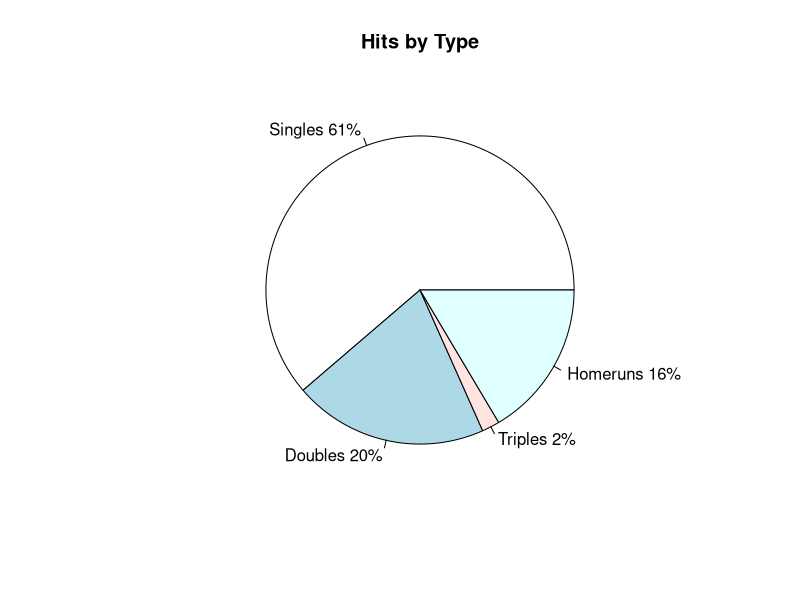
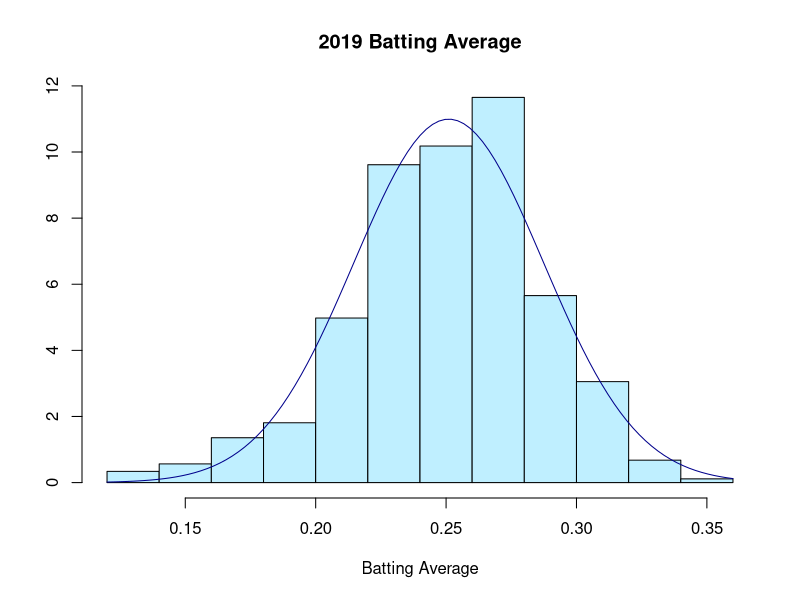
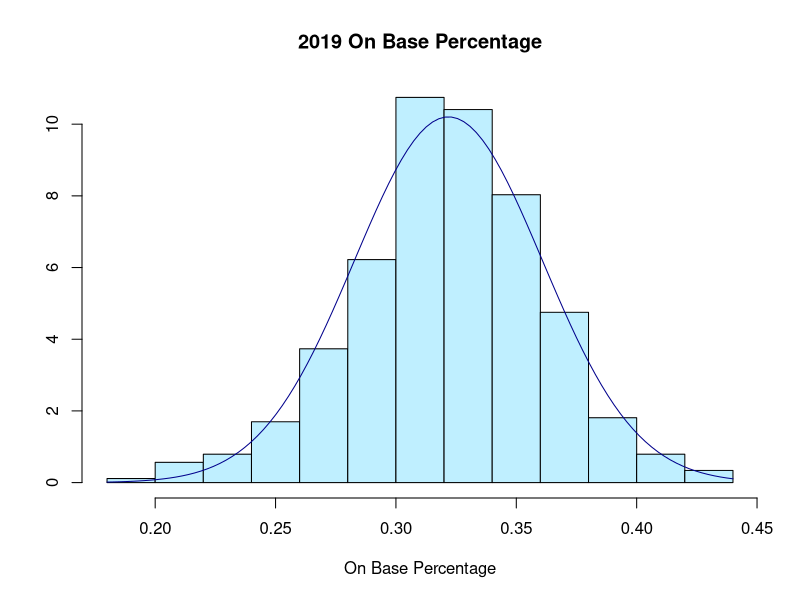
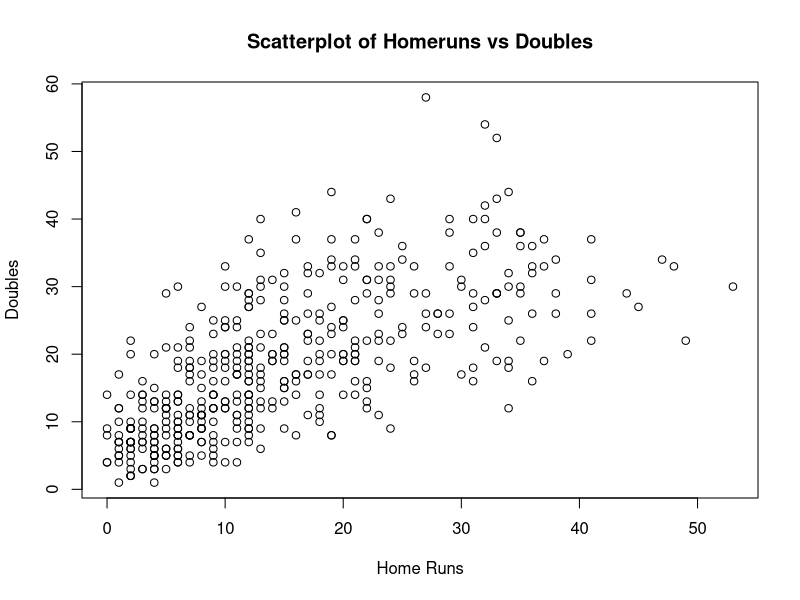
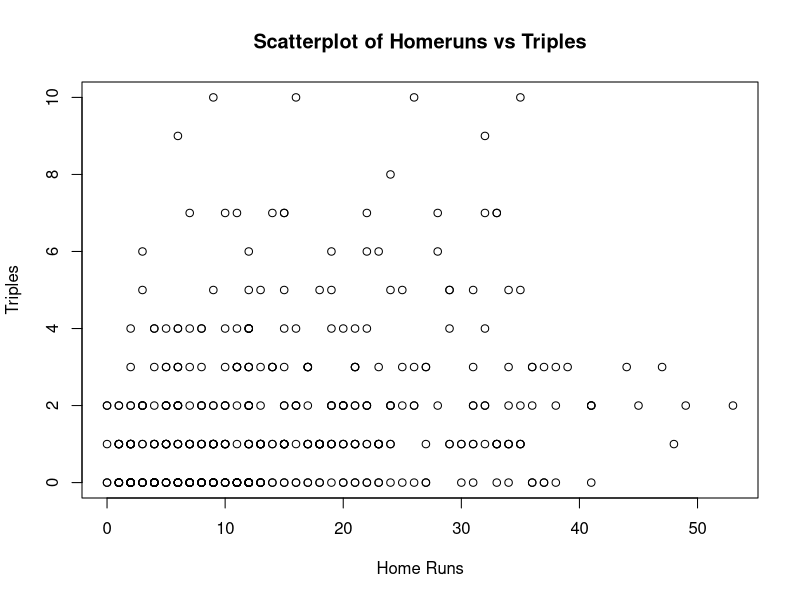
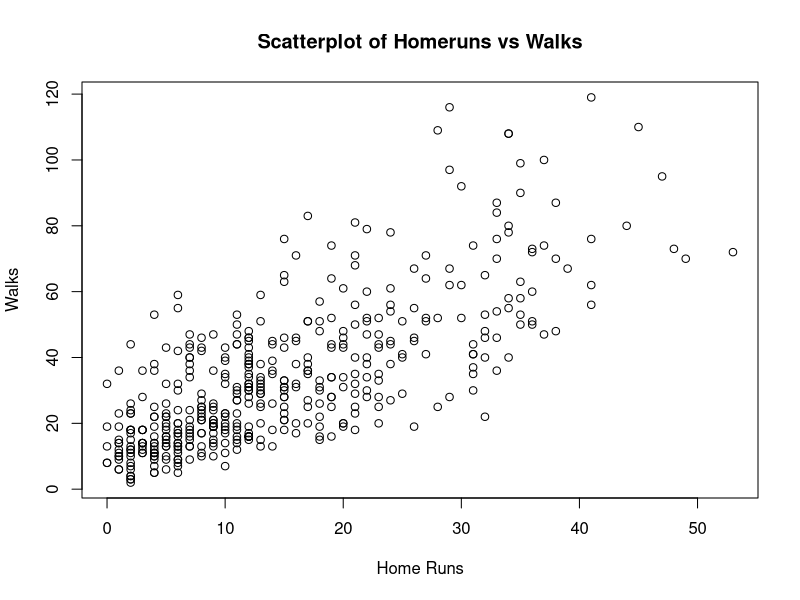
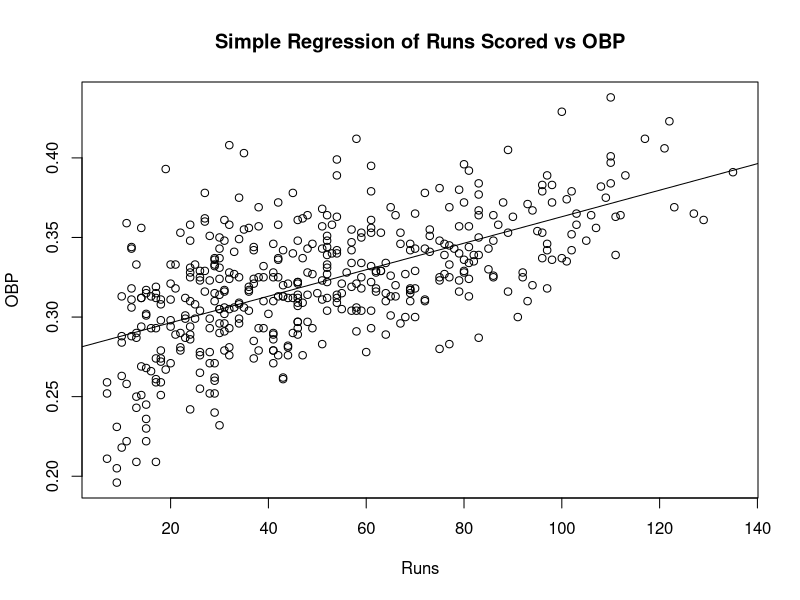

R code for these plots, in order:
## ---- chunk 1
## The dataset I am using comes from the official MLB website. I put all of this information into an excel and turned it into a CSV. It includes a variety of batting data, including singles, doubles, triples home runs, batting average, and additional advanced metrics.

## I set the minimum at "at bat" requirement to 100 so as to not skew the data set from players who may not typically bat (pitchers, reserve players) and obtain a more accurate set of information. This is common practice for sports analysis.

mlbdata <- read.csv("data/MLBDATA.csv")
head(mlbdata)

## ---- chunk 2
## This is the batting average for the 2019 MLB season. 

mean(mlbdata$AVG)
sd(mlbdata$AVG)
median(mlbdata$AVG)
min(mlbdata$AVG)
max(mlbdata$AVG)

## ---- chunk 3
## This is summary statistics for doubles hit during the 2019 MLB season. 

mean(mlbdata$X2B)
sd(mlbdata$X2B)
median(mlbdata$X2B)
min(mlbdata$X2B)
max(mlbdata$X2B)

## ---- chunk 4

## This is a pie chart showing the breakdown of hits by type.

slices <- c(sum(mlbdata$H - mlbdata$X2B - mlbdata$X3B - mlbdata$HR), sum(mlbdata$X2B), sum(mlbdata$X3B), sum(mlbdata$HR))
labels <- c("Singles", "Doubles", "Triples", "Homeruns")
percent <- round(slices/sum(slices)*100)
labels <- paste(labels,percent)
labels <- paste(labels,"%",sep="")

pie(slices,labels = labels, main="Hits by Type")


## ---- chunk 5
## Here is a historgram for the batting average, with a normal curve to show comparison to. This data appears close to being normally distributed

hist(mlbdata$AVG,main="2019 Batting Average", freq= FALSE, xlab="Batting Average", ylab= NULL, col="lightblue1")
curve(dnorm(x, mean=mean(mlbdata$AVG), sd=sd(mlbdata$AVG)), add=TRUE, col="darkblue",lwd=1)

## ---- chunk 6
## Here is a historgram for the on base percentage, with a normal curve to show comparison to. This data appears close to being normally distributed, similar to the batting average histogram.

hist(mlbdata$OBP,main="2019 On Base Percentage", freq= FALSE, xlab="On Base Percentage", ylab= NULL, col="lightblue1")
curve(dnorm(x, mean=mean(mlbdata$OBP), sd=sd(mlbdata$OBP)), add=TRUE, col="darkblue",lwd=1)
## ---- chunk 7
## This is a scatterplot that shows the relationship between batters hitting home runs and doubles. 
## We can see there is a positive correlation between these two, suggesting that a player who hits a lot of homeruns will likely also hit a lot of doubles throughout the season

plot(mlbdata$HR,mlbdata$X2B, main= "Scatterplot of Homeruns vs Doubles" , xlab="Home Runs", ylab="Doubles")

## ---- chunk 8
## This is a scatterplot that shows the relationship between batters hitting home runs and triples. 
## We can see there is no correlation between batters hitting home runs and triples. This is likely because power hitters lack the speed to get around the bases quickly enough to get to third base. 

plot(mlbdata$HR,mlbdata$X3B, main= "Scatterplot of Homeruns vs Triples", xlab="Home Runs", ylab="Triples")

## ---- chunk 9
## This is a scatterplot that shows the relationship between batters hitting home runs and getting walked. 
## We can see there is a positive correlation between home runs and walks. This is likely because a walk is less meaningful to give up than a homerun, so pitchers often play more conservatively with their pitch selection against power hitters.

plot(mlbdata$HR,mlbdata$BB, main= "Scatterplot of Homeruns vs Walks", xlab="Home Runs", ylab="Walks")

## ---- chunk 10
## This is a simple linear regression between on base percentage and runs scored. As the batter's on base percentage goes up, they score more runs. A player who has a high on base percentage and low number of runs scored is evidence that the players after him do a poor job of getting that player to home.

model <- lm(OBP ~ R, data=mlbdata)
summary(model)


## The formula for our linear regression is:
## y = 0.2798x + 0.0008326
## The motivation behind this regression is, if I scored a run, I must have been on base. Given additional data regarding runs scored, how does this affect my OBP? The formula gives us insight into that question.

with(mlbdata, plot(mlbdata$R, mlbdata$OBP, main= "Simple Regression of Runs Scored vs OBP", xlab = "Runs", ylab = "OBP"))
abline(model)

